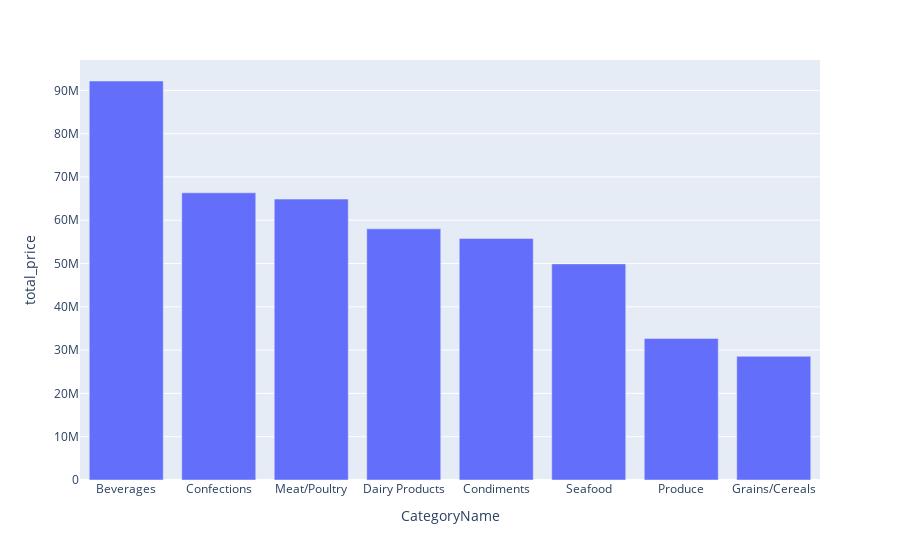

Notebook code for this chart:
### Code cell
precio_por_categoría = consulta.to_pandas()

fig = px.bar(precio_por_categoría, x='CategoryName', y="total_price")
fig.show()

### Figure 1 — Plotly figure (JSON) as saved in the notebook; plotly's stock layout.template omitted (floating-point values rounded to 4 significant figures)
{"data": [{"alignmentgroup": "True", "hovertemplate": "CategoryName=%{x}<br>total_price=%{y}<extra></extra>", "legendgroup": "", "marker": {"color": "#636efa", "pattern": {"shape": ""}}, "name": "", "offsetgroup": "", "orientation": "v", "showlegend": false, "textposition": "auto", "type": "bar", "x": ["Beverages", "Confections", "Meat/Poultry", "Dairy Products", "Condiments", "Seafood", "Produce", "Grains/Cereals"], "xaxis": "x", "y": [92160000.0, 66340000.0, 64880000.0, 58020000.0, 55800000.0, 49920000.0, 32700000.0, 28570000.0], "yaxis": "y"}], "layout": {"barmode": "relative", "legend": {"tracegroupgap": 0}, "margin": {"t": 60}, "xaxis": {"anchor": "y", "domain": [0, 1], "title": {"text": "CategoryName"}}, "yaxis": {"anchor": "x", "domain": [0, 1], "title": {"text": "total_price"}}}}
